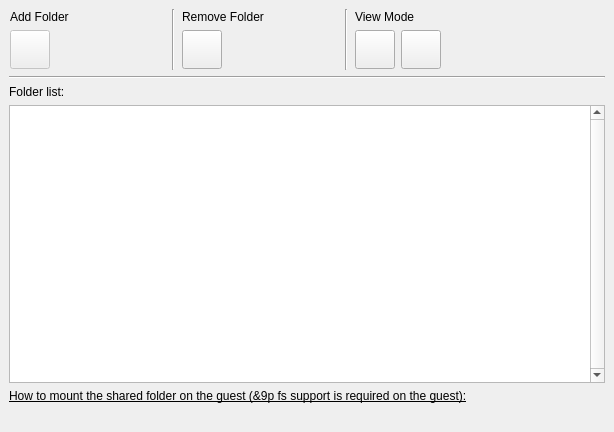
<?xml version="1.0" encoding="UTF-8"?>
<ui version="4.0">
 <author>Andrey Rijov</author>
 <class>Folder_Sharing_Widget</class>
 <widget class="QWidget" name="Folder_Sharing_Widget">
  <property name="geometry">
   <rect>
    <x>0</x>
    <y>0</y>
    <width>614</width>
    <height>432</height>
   </rect>
  </property>
  <property name="windowTitle">
   <string>Folder Sharing Widget</string>
  </property>
  <layout class="QGridLayout">
   <property name="leftMargin">
    <number>9</number>
   </property>
   <property name="topMargin">
    <number>9</number>
   </property>
   <property name="rightMargin">
    <number>9</number>
   </property>
   <property name="bottomMargin">
    <number>9</number>
   </property>
   <property name="spacing">
    <number>6</number>
   </property>
   <item row="0" column="5">
    <spacer>
     <property name="orientation">
      <enum>Qt::Horizontal</enum>
     </property>
     <property name="sizeHint" stdset="0">
      <size>
       <width>20</width>
       <height>20</height>
      </size>
     </property>
    </spacer>
   </item>
   <item row="0" column="3">
    <widget class="Line" name="line">
     <property name="orientation">
      <enum>Qt::Vertical</enum>
     </property>
    </widget>
   </item>
   <item row="0" column="1">
    <widget class="Line" name="line_3">
     <property name="orientation">
      <enum>Qt::Vertical</enum>
     </property>
    </widget>
   </item>
   <item row="1" column="0" colspan="6">
    <widget class="Line" name="line_2">
     <property name="orientation">
      <enum>Qt::Horizontal</enum>
     </property>
    </widget>
   </item>
   <item row="2" column="0" colspan="6">
    <layout class="QVBoxLayout">
     <property name="spacing">
      <number>6</number>
     </property>
     <property name="leftMargin">
      <number>0</number>
     </property>
     <property name="topMargin">
      <number>0</number>
     </property>
     <property name="rightMargin">
      <number>0</number>
     </property>
     <property name="bottomMargin">
      <number>0</number>
     </property>
     <item>
      <widget class="QLabel" name="Label_Folders_List">
       <property name="text">
        <string>Folder list:</string>
       </property>
      </widget>
     </item>
     <item>
      <widget class="QListWidget" name="Folders_List">
       <property name="contextMenuPolicy">
        <enum>Qt::CustomContextMenu</enum>
       </property>
       <property name="verticalScrollBarPolicy">
        <enum>Qt::ScrollBarAlwaysOn</enum>
       </property>
       <property name="iconSize">
        <size>
         <width>32</width>
         <height>32</height>
        </size>
       </property>
       <property name="textElideMode">
        <enum>Qt::ElideMiddle</enum>
       </property>
       <property name="verticalScrollMode">
        <enum>QAbstractItemView::ScrollPerPixel</enum>
       </property>
       <property name="horizontalScrollMode">
        <enum>QAbstractItemView::ScrollPerPixel</enum>
       </property>
       <property name="movement">
        <enum>QListView::Static</enum>
       </property>
       <property name="flow">
        <enum>QListView::LeftToRight</enum>
       </property>
       <property name="spacing">
        <number>10</number>
       </property>
       <property name="viewMode">
        <enum>QListView::IconMode</enum>
       </property>
      </widget>
     </item>
     <item>
      <widget class="QLabel" name="Label_Information">
       <property name="sizePolicy">
        <sizepolicy hsizetype="Maximum" vsizetype="Preferred">
         <horstretch>0</horstretch>
         <verstretch>0</verstretch>
        </sizepolicy>
       </property>
       <property name="font">
        <font>
         <underline>true</underline>
        </font>
       </property>
       <property name="text">
        <string>How to mount the shared folder on the guest (&amp;9p fs support is required on the guest):</string>
       </property>
      </widget>
     </item>
     <item>
      <widget class="QLabel" name="Label_Connected_To">
       <property name="text">
        <string/>
       </property>
       <property name="textInteractionFlags">
        <set>Qt::LinksAccessibleByMouse|Qt::TextSelectableByKeyboard|Qt::TextSelectableByMouse</set>
       </property>
      </widget>
     </item>
    </layout>
   </item>
   <item row="0" column="0">
    <widget class="QWidget" name="add_layout_widget" native="true">
     <layout class="QVBoxLayout">
      <property name="spacing">
       <number>6</number>
      </property>
      <property name="leftMargin">
       <number>1</number>
      </property>
      <property name="topMargin">
       <number>1</number>
      </property>
      <property name="rightMargin">
       <number>1</number>
      </property>
      <property name="bottomMargin">
       <number>1</number>
      </property>
      <item>
       <widget class="QLabel" name="Label_Add_Folders">
        <property name="text">
         <string>Add Folder</string>
        </property>
       </widget>
      </item>
      <item>
       <layout class="QHBoxLayout">
        <property name="spacing">
         <number>6</number>
        </property>
        <property name="leftMargin">
         <number>0</number>
        </property>
        <property name="topMargin">
         <number>0</number>
        </property>
        <property name="rightMargin">
         <number>0</number>
        </property>
        <property name="bottomMargin">
         <number>0</number>
        </property>
        <item>
         <widget class="QToolButton" name="TB_Add_Folder">
          <property name="enabled">
           <bool>false</bool>
          </property>
          <property name="toolTip">
           <string>Add to shared folders list</string>
          </property>
          <property name="text">
           <string/>
          </property>
          <property name="icon">
           <iconset resource="../resources/icons.qrc">
            <normaloff>:/open-folder.png</normaloff>:/open-folder.png</iconset>
          </property>
          <property name="iconSize">
           <size>
            <width>32</width>
            <height>32</height>
           </size>
          </property>
         </widget>
        </item>
        <item>
         <spacer name="horizontalSpacer">
          <property name="orientation">
           <enum>Qt::Horizontal</enum>
          </property>
          <property name="sizeHint" stdset="0">
           <size>
            <width>40</width>
            <height>20</height>
           </size>
          </property>
         </spacer>
        </item>
       </layout>
      </item>
     </layout>
    </widget>
   </item>
   <item row="0" column="2">
    <widget class="QWidget" name="manage_layout_widget" native="true">
     <layout class="QVBoxLayout">
      <property name="spacing">
       <number>6</number>
      </property>
      <property name="leftMargin">
       <number>1</number>
      </property>
      <property name="topMargin">
       <number>1</number>
      </property>
      <property name="rightMargin">
       <number>1</number>
      </property>
      <property name="bottomMargin">
       <number>1</number>
      </property>
      <item>
       <widget class="QLabel" name="Label_Manage_Folders">
        <property name="text">
         <string>Remove Folder</string>
        </property>
       </widget>
      </item>
      <item>
       <layout class="QHBoxLayout">
        <property name="spacing">
         <number>6</number>
        </property>
        <property name="leftMargin">
         <number>0</number>
        </property>
        <property name="topMargin">
         <number>0</number>
        </property>
        <property name="rightMargin">
         <number>0</number>
        </property>
        <property name="bottomMargin">
         <number>0</number>
        </property>
        <item>
         <widget class="QToolButton" name="TB_Remove_Folder">
          <property name="toolTip">
           <string>Remove from shared folders list</string>
          </property>
          <property name="text">
           <string/>
          </property>
          <property name="icon">
           <iconset resource="../resources/icons.qrc">
            <normaloff>:/remove.png</normaloff>:/remove.png</iconset>
          </property>
          <property name="iconSize">
           <size>
            <width>32</width>
            <height>32</height>
           </size>
          </property>
         </widget>
        </item>
        <item>
         <spacer name="horizontalSpacer_2">
          <property name="orientation">
           <enum>Qt::Horizontal</enum>
          </property>
          <property name="sizeHint" stdset="0">
           <size>
            <width>40</width>
            <height>20</height>
           </size>
          </property>
         </spacer>
        </item>
       </layout>
      </item>
     </layout>
    </widget>
   </item>
   <item row="0" column="4">
    <widget class="QWidget" name="view_layout_widget" native="true">
     <layout class="QGridLayout">
      <property name="leftMargin">
       <number>1</number>
      </property>
      <property name="topMargin">
       <number>1</number>
      </property>
      <property name="rightMargin">
       <number>1</number>
      </property>
      <property name="bottomMargin">
       <number>1</number>
      </property>
      <property name="spacing">
       <number>6</number>
      </property>
      <item row="0" column="0">
       <widget class="QLabel" name="Label_View_Mode">
        <property name="text">
         <string>View Mode</string>
        </property>
       </widget>
      </item>
      <item row="1" column="0">
       <layout class="QHBoxLayout">
        <property name="spacing">
         <number>6</number>
        </property>
        <property name="leftMargin">
         <number>0</number>
        </property>
        <property name="topMargin">
         <number>0</number>
        </property>
        <property name="rightMargin">
         <number>0</number>
        </property>
        <property name="bottomMargin">
         <number>0</number>
        </property>
        <item>
         <widget class="QToolButton" name="TB_Icon_Mode">
          <property name="toolTip">
           <string>Icon Mode</string>
          </property>
          <property name="text">
           <string/>
          </property>
          <property name="icon">
           <iconset resource="../resources/icons.qrc">
            <normaloff>:/view_icon.png</normaloff>:/view_icon.png</iconset>
          </property>
          <property name="iconSize">
           <size>
            <width>32</width>
            <height>32</height>
           </size>
          </property>
         </widget>
        </item>
        <item>
         <widget class="QToolButton" name="TB_List_Mode">
          <property name="toolTip">
           <string>List Mode</string>
          </property>
          <property name="text">
           <string/>
          </property>
          <property name="icon">
           <iconset resource="../resources/icons.qrc">
            <normaloff>:/view_detailed.png</normaloff>:/view_detailed.png</iconset>
          </property>
          <property name="iconSize">
           <size>
            <width>32</width>
            <height>32</height>
           </size>
          </property>
         </widget>
        </item>
       </layout>
      </item>
     </layout>
    </widget>
   </item>
  </layout>
  <action name="actionAdd_Folder">
   <property name="icon">
    <iconset>
     <normaloff>:/images/open-folder.png</normaloff>:/images/open-folder.png</iconset>
   </property>
   <property name="text">
    <string>Add Folder</string>
   </property>
  </action>
  <action name="actionProperties">
   <property name="icon">
    <iconset>
     <normaloff>:/images/edit.png</normaloff>:/images/edit.png</iconset>
   </property>
   <property name="text">
    <string>Properties</string>
   </property>
   <property name="iconText">
    <string>Properties</string>
   </property>
   <property name="toolTip">
    <string>Properties</string>
   </property>
  </action>
  <action name="actionRemove">
   <property name="icon">
    <iconset>
     <normaloff>:/images/button_cancel.png</normaloff>:/images/button_cancel.png</iconset>
   </property>
   <property name="text">
    <string>Remove From List</string>
   </property>
  </action>
  <action name="actionList_Mode">
   <property name="icon">
    <iconset>
     <normaloff>:/images/view_detailed.png</normaloff>:/images/view_detailed.png</iconset>
   </property>
   <property name="text">
    <string>List Mode</string>
   </property>
  </action>
  <action name="actionIcon_Mode">
   <property name="icon">
    <iconset>
     <normaloff>:/images/view_icon.png</normaloff>:/images/view_icon.png</iconset>
   </property>
   <property name="text">
    <string>Icon Mode</string>
   </property>
  </action>
  <action name="actionQuick_Format">
   <property name="icon">
    <iconset>
     <normaloff>:/images/reload.png</normaloff>:/images/reload.png</iconset>
   </property>
   <property name="text">
    <string>Quick Format</string>
   </property>
  </action>
  <action name="actionAdd_Folder2">
   <property name="icon">
    <iconset>
     <normaloff>:/images/add.png</normaloff>:/images/add.png</iconset>
   </property>
   <property name="text">
    <string>Add Folder</string>
   </property>
   <property name="iconText">
    <string>Add Folder</string>
   </property>
   <property name="toolTip">
    <string>Add Folder</string>
   </property>
  </action>
 </widget>
 <tabstops>
  <tabstop>TB_Remove_Folder</tabstop>
  <tabstop>TB_Icon_Mode</tabstop>
  <tabstop>TB_List_Mode</tabstop>
  <tabstop>Folders_List</tabstop>
 </tabstops>
 <resources>
  <include location="../resources/icons.qrc"/>
 </resources>
 <connections>
  <connection>
   <sender>TB_Add_Folder</sender>
   <signal>clicked()</signal>
   <receiver>actionAdd_Folder</receiver>
   <slot>trigger()</slot>
   <hints>
    <hint type="sourcelabel">
     <x>34</x>
     <y>55</y>
    </hint>
    <hint type="destinationlabel">
     <x>-1</x>
     <y>-1</y>
    </hint>
   </hints>
  </connection>
  <connection>
   <sender>TB_Remove_Folder</sender>
   <signal>clicked()</signal>
   <receiver>actionRemove</receiver>
   <slot>trigger()</slot>
   <hints>
    <hint type="sourcelabel">
     <x>233</x>
     <y>55</y>
    </hint>
    <hint type="destinationlabel">
     <x>-1</x>
     <y>-1</y>
    </hint>
   </hints>
  </connection>
  <connection>
   <sender>TB_List_Mode</sender>
   <signal>clicked()</signal>
   <receiver>actionList_Mode</receiver>
   <slot>trigger()</slot>
   <hints>
    <hint type="sourcelabel">
     <x>487</x>
     <y>55</y>
    </hint>
    <hint type="destinationlabel">
     <x>-1</x>
     <y>-1</y>
    </hint>
   </hints>
  </connection>
  <connection>
   <sender>TB_Icon_Mode</sender>
   <signal>clicked()</signal>
   <receiver>actionIcon_Mode</receiver>
   <slot>trigger()</slot>
   <hints>
    <hint type="sourcelabel">
     <x>433</x>
     <y>55</y>
    </hint>
    <hint type="destinationlabel">
     <x>-1</x>
     <y>-1</y>
    </hint>
   </hints>
  </connection>
 </connections>
</ui>
